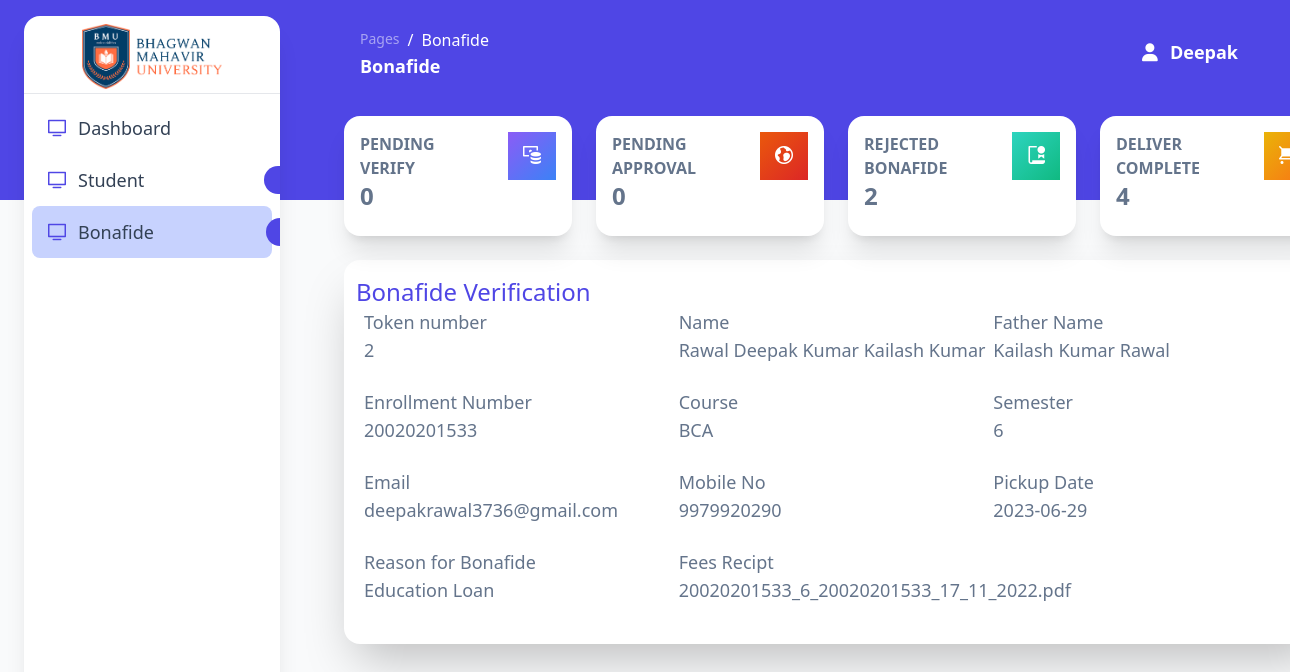
The app's page /Admin_side/bonafide_verification?verify_id=2 (signed in) with its own data.
### tables this page shows
CREATE TABLE IF NOT EXISTS `bonafide` (
  `id` int NOT NULL AUTO_INCREMENT,
  `enrollment_no` varchar(500) NOT NULL,
  `name` varchar(500) NOT NULL,
  `father_name` varchar(500) NOT NULL,
  `course` varchar(500) NOT NULL,
  `semester` varchar(500) NOT NULL,
  `mobile_no` varchar(500) NOT NULL,
  `email` varchar(500) NOT NULL,
  `purpose` varchar(500) NOT NULL,
  `fee_recipt` varchar(500) NOT NULL,
  `remark` varchar(500) NOT NULL,
  `status` varchar(500) NOT NULL DEFAULT 'In Process',
  `verify_flag` tinyint(1) NOT NULL DEFAULT '0',
  `verify_by` varchar(500) NOT NULL,
  `approve_flag` tinyint(1) NOT NULL DEFAULT '0',
  `approve_by` varchar(500) NOT NULL,
  `delever_flag` tinyint(1) NOT NULL DEFAULT '0',
  `print_flag` tinyint(1) NOT NULL DEFAULT '0',
  `apply_date` date NOT NULL,
  `pickup_date` date NOT NULL,
  PRIMARY KEY (`id`)
);

### Admin_side/private/bonafide_server.php (called while the page is built, shortened)
<?php
class Bonafide
{
    function individual_detail($id)
    {
        $con = connect();
        $query = "SELECT * FROM `bonafide` WHERE `id` = '$id'";
        $result = mysqli_query($con, $query);
        return $result;
    }
    function pending_verify()
    {
        $con = connect();
        $query = "SELECT COUNT(*) FROM `bonafide` WHERE `verify_flag` = '0' AND `remark` = ''";
        $result = mysqli_query($con, $query);
        $data = mysqli_fetch_assoc($result);
        return $data['COUNT(*)'];
    }
    function pending_approval()
    {
        $con = connect();
        $query = "SELECT COUNT(*) FROM `bonafide` WHERE `approve_flag` = '0' AND `verify_flag` = '1' AND `remark` = ''";
        $result = mysqli_query($con, $query);
        $data = mysqli_fetch_assoc($result);
        return $data['COUNT(*)'];
    }
    function reject_bonafide()
    {
        $con = connect();
        $query = "SELECT COUNT(*) FROM `bonafide` WHERE `remark` != ''";
        $result = mysqli_query($con, $query);
        $data = mysqli_fetch_assoc($result);
        return $data['COUNT(*)'];
    }
    function complete_deliver()
    {
        $con = connect();
        $query = "SELECT COUNT(*) FROM `bonafide` WHERE `delever_flag` = '1' AND `remark` = ''";
        $result = mysqli_query($con, $query);
        $data = mysqli_fetch_assoc($result);
        return $data['COUNT(*)'];
    }
}
?>

### Admin_side/public/bonafide_verification.php (the view, shortened to what this page needs)
<?php
include('private/bonafide_server.php');
$id = $_GET['verify_id'];
$bonafide = new Bonafide;
$bonafide_details = $bonafide->individual_detail($id);
?>
<!DOCTYPE html>
<html>
<head>
  <link href="private/assets/css/nucleo-icons.css" rel="stylesheet" />
  <link href="private/assets/css/nucleo-svg.css" rel="stylesheet" />
  <link rel="stylesheet" href="input.css">
  <script src="https://cdn.tailwindcss.com"></script>
</head>
<body class="m-0 font-sans text-base antialiased font-normal leading-default bg-gray-50 text-slate-500 overflow-hidden">
  <div class="absolute w-full bg-indigo-600 min-h-[25%]"></div>
  <section class="fixed inset-y-0 flex-wrap items-center justify-between w-1/5 p-0 my-4 overflow-y-auto antialiased transition-transform duration-200 -translate-x-full bg-white border-0 shadow-xl max-w-64 ease-in-out z-[990] xl:ml-6 rounded-2xl xl:left-0 xl:translate-x-0">
    <div class="h-19 pt-2">
      <a href="dashboard" class="flex justify-center">
        <img src="private/assets/img/logo.png" alt="" width="140px">
      </a>
    </div>
    <hr class="h-px mt-1 bg-transparent bg-gradient-to-r from-transparent via-black/40 to-transparent" />
    <div class="items-center block w-auto max-h-screen overflow-auto basis-full">
      <ul class="flex flex-col pl-0 mb-0">
        <li class="mt-2 w-full">
          <a href="dashboard" class="bg-white text-lg my-0 mx-2 flex items-center whitespace-nowrap rounded-lg px-4 py-3 font-medium text-slate-700 transition-colors">
            <i class="ni ni-tv-2 text-indigo-600 mr-3"></i>
            Dashboard
          </a>
        </li>
        <?php if ($_SESSION['type'] == "Head") { ?>
          <li class="w-full">
            <a href="student" class="bg-white text-lg my-0 mx-2 flex items-center whitespace-nowrap rounded-lg px-4 py-3 font-medium text-slate-700 transition-colors">
              <i class="ni ni-tv-2 text-indigo-600 mr-3"></i>
              Student
              <div class="bg-indigo-600 ml-[7.5rem] text-white font-medium px-4 text-xl py-0 rounded-full"><?php echo pending_provide_authority();?></div>
            </a>
          </li>
        <?php } ?>
        <li class="w-full">
          <a href="bonafide" class="bg-indigo-200 text-lg my-0 mx-2 flex items-center whitespace-nowrap rounded-lg px-4 py-3 font-medium text-slate-700 transition-colors">
            <i class="ni ni-tv-2 text-indigo-600 mr-3"></i>
            Bonafide
            <div class="bg-indigo-600 ml-28 text-white font-medium px-4 text-xl py-0 rounded-full"><?php if($_SESSION['type'] == "Head"){
              }?></div>
          </a>
        </li>
      </ul>
    </div>
  </section>
  <main class="relative h-full max-h-screen transition-all duration-200 ease-in-out xl:ml-68 rounded-xl">
    <nav class="relative flex flex-wrap items-center justify-between px-0 pt-5 mx-6 transition-all ease-in shadow-none duration-250 rounded-2xl lg:flex-nowrap lg:justify-start" navbar-main navbar-scroll="false">
      <div class="flex items-center justify-between w-full px-4 py-1 mx-auto flex-wrap-inherit">
        <nav class="pl-80">
          <ol class="flex flex-wrap pt-1 bg-transparent rounded-lg">
            <li class="text-sm leading-normal">
              <a class="text-white opacity-50 text-md" href="javascript:;">Pages</a>
            </li>
            <li class="text-md pl-2 capitalize leading-normal text-white before:float-left before:pr-2 before:text-white before:content-['/']" aria-current="page">Bonafide</li>
          </ol>
          <h6 class="mb-0 font-bold text-white capitalize text-lg">Bonafide</h6>
        </nav>
        <div class="flex items-center mt-2 grow sm:mt-0 sm:mr-6 md:mr-0 lg:flex lg:basis-auto">
          <ul class="flex flex-row justify-end pl-0 mb-0 list-none md-max:w-full">
            <li class="flex items-center mr-3">
              <?php
              if ($_SESSION['name'] == "") {
              ?>
                <a href="signin" class="block px-0 py-2 text-lg font-semibold text-white transition-all ease-nav-brand">
                  <i class="fa fa-user sm:mr-1"></i>
                  <span class="hidden sm:inline">Sign In</span>
                </a>
              <?php
              } else {
              ?>
                <a href="signout">
                  <i class="fa fa-user sm:mr-2 text-white font-semibold text-lg"></i>
                  <span class="hidden sm:inline text-white font-semibold text-lg">
                    <?php echo $_SESSION['name']; ?>
                  </span>
                </a>
              <?php
              }
              ?>
            </li>
        </div>
    </nav>
    <div class="w-4/5 px-6 py-8 ml-80">
      <?php
      if ($_SESSION['type'] == "Head") {
      ?>
        <div class="flex flex-wrap -mx-3 mb-6">
          <div class="w-full max-w-full px-3 mb-6 sm:w-1/2 sm:flex-none xl:mb-0 xl:w-1/4 cursor-pointer" onclick="pending_verify_2()">
            <div class="relative flex flex-col min-w-0 break-words bg-white shadow-xl rounded-2xl bg-clip-border">
              <div class="flex-auto p-4">
                <div class="flex flex-row -mx-3">
                  <div class="flex-none w-2/3 max-w-full px-3">
                    <div>
                      <p class="mb-0 font-sans text-md font-semibold leading-normal uppercase">Pending Verify</p>
                      <h5 class="mb-2 font-bold text-2xl">
                        <?php echo $bonafide->pending_verify(); ?>
                      </h5>
                    </div>
                  </div>
                  <div class="px-3 text-right basis-1/3">
                    <div class="inline-block w-12 h-12 text-center rounded-circle bg-gradient-to-tl from-blue-500 to-violet-500">
                      <i class="ni leading-none ni-money-coins text-lg relative top-3.5 text-white"></i>
                    </div>
                  </div>
                </div>
              </div>
            </div>
          </div>
          <div class="w-full max-w-full px-3 mb-6 sm:w-1/2 sm:flex-none xl:mb-0 xl:w-1/4 cursor-pointer" onclick="pending_approval()">
            <div class="relative flex flex-col min-w-0 break-words bg-white shadow-xl rounded-2xl bg-clip-border">
              <div class="flex-auto p-4">
                <div class="flex flex-row -mx-3">
                  <div class="flex-none w-2/3 max-w-full px-3">
                    <div>
                      <p class="mb-0 font-sans text-md font-semibold leading-normal uppercase">Pending Approval</p>
                      <h5 class="mb-2 font-bold text-2xl">
                        <?php echo $bonafide->pending_approval(); ?>
                      </h5>
                    </div>
                  </div>
                  <div class="px-3 text-right basis-1/3">
                    <div class="inline-block w-12 h-12 text-center rounded-circle bg-gradient-to-tl from-red-600 to-orange-600">
                      <i class="ni leading-none ni-world text-lg relative top-3.5 text-white"></i>
                    </div>
                  </div>
                </div>
              </div>
            </div>
          </div>
          <div class="w-full max-w-full px-3 mb-6 sm:w-1/2 sm:flex-none xl:mb-0 xl:w-1/4 cursor-pointer" onclick="reject_bonafide()">
            <div class="relative flex flex-col min-w-0 break-words bg-white shadow-xl rounded-2xl bg-clip-border">
              <div class="flex-auto p-4">
                <div class="flex flex-row -mx-3">
                  <div class="flex-none w-2/3 max-w-full px-3">
                    <div>
                      <p class="mb-0 font-sans text-md font-semibold leading-normal uppercase">Rejected Bonafide</p>
                      <h5 class="mb-2 font-bold text-2xl">
                        <?php echo $bonafide->reject_bonafide(); ?>
                      </h5>
                    </div>
                  </div>
                  <div class="px-3 text-right basis-1/3">
                    <div class="inline-block w-12 h-12 text-center rounded-circle bg-gradient-to-tl from-emerald-500 to-teal-400">
                      <i class="ni leading-none ni-paper-diploma text-lg relative top-3.5 text-white"></i>
                    </div>
                  </div>
                </div>
              </div>
            </div>
          </div>
          <div class="w-full max-w-full px-3 sm:w-1/2 sm:flex-none xl:w-1/4 cursor-pointer" onclick="complete_delivery()">
            <div class="relative flex flex-col min-w-0 break-words bg-white shadow-xl rounded-2xl bg-clip-border">
              <div class="flex-auto p-4">
                <div class="flex flex-row -mx-3">
                  <div class="flex-none w-2/3 max-w-full px-3">
                    <div>
                      <p class="mb-0 font-sans text-md font-semibold leading-normal uppercase">Deliver Complete</p>
                      <h5 class="mb-2 font-bold text-2xl">
                        <?php echo $bonafide->complete_deliver(); ?>
                      </h5>
                    </div>
                  </div>
                  <div class="px-3 text-right basis-1/3">
                    <div class="inline-block w-12 h-12 text-center rounded-circle bg-gradient-to-tl from-orange-500 to-yellow-500">
                      <i class="ni leading-none ni-cart text-lg relative top-3.5 text-white"></i>
                    </div>
                  </div>
                </div>
              </div>
            </div>
          </div>
        </div>
      <?php
      }
      ?>
      <div class="w-full bg-white shadow-2xl rounded-2xl mt-0 py-4">
        <div class="flex flex-col justify-start">
          <h1 class="text-2xl font-medium text-indigo-600 pl-3">Bonafide Verification</h1>
        </div>
        <div class="flex flex-col justify-start px-5">
          <?php
          while ($row = mysqli_fetch_assoc($bonafide_details)) {
          ?>
            <div class="grid grid-cols-3">
              <div class="col-span-1">
                <h1 class="text-lg font-medium">Token number</h1>
                <p class="text-lg">
                  <?php echo $row['id']; ?>
                </p>
              </div>
              <div class="col-span-1">
                <h1 class="text-lg font-medium">Name</h1>
                <p class="text-lg">
                  <?php echo $row['name']; ?>
                </p>
              </div>
              <div class="col-span-1">
                <h1 class="text-lg font-medium">Father Name</h1>
                <p class="text-lg">
                  <?php echo $row['father_name']; ?>
                </p>
              </div>
            </div>
            <div class="grid grid-cols-3 mt-6">
              <div class="col-span-1">
                <h1 class="text-lg font-medium">Enrollment Number</h1>
                <p class="text-lg">
                  <?php echo $row['enrollment_no']; ?>
                </p>
              </div>
              <div class="col-span-1">
                <h1 class="text-lg font-medium">Course</h1>
                <p class="text-lg">
                  <?php echo $row['course']; ?>
                </p>
              </div>
              <div class="col-span-1">
                <h1 class="text-lg font-medium">Semester</h1>
                <p class="text-lg">
                  <?php echo $row['semester']; ?>
                </p>
              </div>
            </div>
            <div class="grid grid-cols-3 mt-6">
              <div class="col-span-1">
                <h1 class="text-lg font-medium">Email</h1>
                <p class="text-lg">
                  <?php echo $row['email']; ?>
                </p>
              </div>
              <div class="col-span-1">
                <h1 class="text-lg font-medium">Mobile No</h1>
                <p class="text-lg">
                  <?php echo $row['mobile_no']; ?>
                </p>
              </div>
              <?php if ($_SESSION['type'] == "Head" && $row['delever_flag'] == 1 || $_SESSION['type'] == "Clerk" && $row['delever_flag'] == 1) { ?>
                <div class="col-span-1">
                  <h1 class="text-lg font-medium">Pickup Date</h1>
                  <p class="text-lg">
                    <?php echo $row['pickup_date']; ?>
                  </p>
                </div>
              <?php } else if (($_SESSION['type'] == "Head" || $_SESSION['type'] == "Clerk") && $row['remark'] != "") { ?>
                <div class="col-span-1">
                  <h1 class="text-lg font-medium">Reason for Cancel</h1>
                  <p class="text-lg">
                    <?php echo $row['remark']; ?>
                  </p>
                </div>
              <?php } ?>
            </div>
            <div class="grid grid-cols-3 mt-6">
              <div class="col-span-1">
                <h1 class="text-lg font-medium">Reason for Bonafide</h1>
                <p class="text-lg">
                  <?php echo $row['purpose']; ?>
                </p>
              </div>
              <div class="col-span-1">
                <h1 class="text-lg font-medium">Fees Recipt</h1>
                <p class="text-lg flex items-center">
                  <?php echo $row['fee_recipt']; ?>
                </p>
              </div>
            </div>
                </div>
              <?php
            }
              ?>
            </div>
        </div>
  </main>
</body>
</html>

### Admin_side/input.css (style rules this page uses)
html { line-height: 1.5; -webkit-text-size-adjust: 100%; -moz-tab-size: 4; -o-tab-size: 4; tab-size: 4; font-family: ui-sans-serif, system-ui, -apple-system, BlinkMacSystemFont, "Segoe UI", Roboto, "Helvetica Neue", Arial, "Noto Sans", sans-serif, "Apple Color Emoji", "Segoe UI Emoji", "Segoe UI Symbol", "Noto Color Emoji"; font-feature-settings: normal; font-variation-settings: normal; }
body { margin: 0; line-height: inherit; }
hr { height: 0; color: inherit; border-top-width: 1px; }
h1, h2, h3, h4, h5, h6 { font-size: inherit; font-weight: inherit; }
a { color: inherit; text-decoration: inherit; }
blockquote, dl, dd, h1, h2, h3, h4, h5, h6, hr, figure, p, pre { margin: 0; }
ol, ul, menu { list-style: none; margin: 0; padding: 0; }
img, svg, video, canvas, audio, iframe, embed, object { display: block; vertical-align: middle; }
img, video { max-width: 100%; height: auto; }
.relative { position: relative; }
.block { display: block; }
.hidden { display: none; }

### records on screen
bonafide: id "2", name "Rawal Deepak Kumar Kailash Kumar", father_name "Kailash Kumar Rawal", enrollment_no "20020201533", course "BCA", semester "6", email "deepakrawal3736@gmail.com", mobile_no "9979920290", pickup_date "2023-06-29", purpose "Education Loan", fee_recipt "20020201533_6_20020201533_17_11_2022.pdf"

### other values on screen
$_SESSION['name'] "Deepak"
$bonafide->pending_verify() "0"
$bonafide->pending_approval() "0"
$bonafide->reject_bonafide() "2"
$bonafide->complete_deliver() "4"
